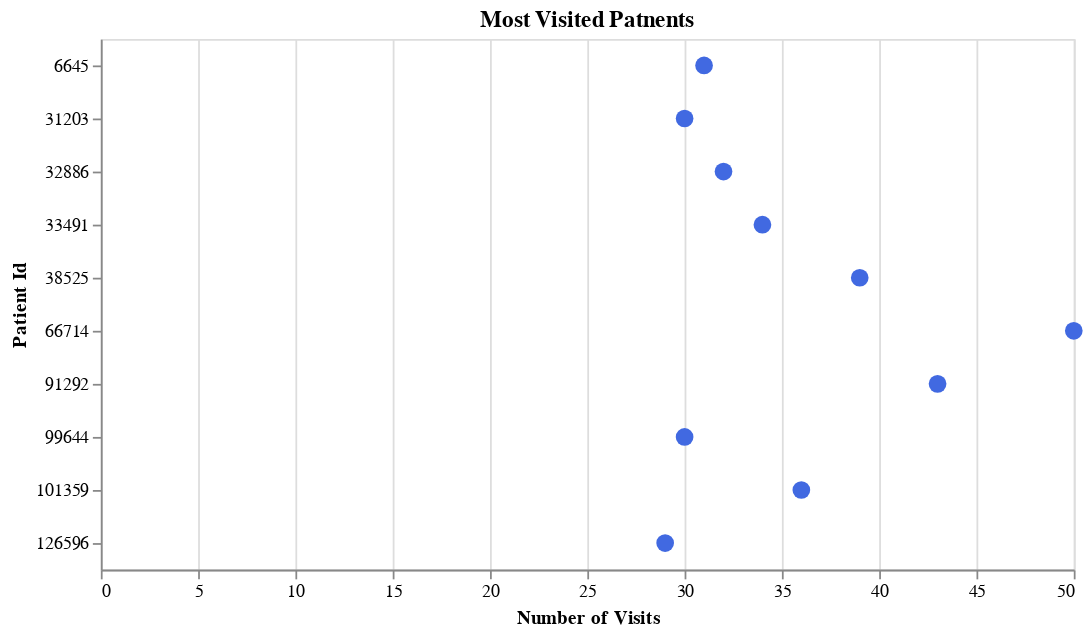

The notebook cell this image was saved under:
### Code cell
chart=alt.layer(data=temp[:10])
chart+=alt.Chart().mark_line().encode(
alt.X('total:Q',title='Number of Visits'),
alt.Y('patient:N',title='Patient Id'),
    
    detail='patient:N'
).properties(title='Most Visited Patnents',
            width=550,
            height=300)
chart+=alt.Chart().mark_point(color='royalblue',
                        size=100,
                              opacity=1,
                              filled=True
                             ).encode(
alt.X('total:Q'),
    alt.Y('patient:N'),
    tooltip=[alt.Tooltip('patient:Q'),
            alt.Tooltip('total:Q')]
)

chart

### Figure 1 — Vega-Lite specification as saved in the notebook (floating-point values rounded to 4 significant figures)
{"config": {"view": {"continuousWidth": 400, "continuousHeight": 300}}, "layer": [{"mark": "line", "encoding": {"detail": {"type": "nominal", "field": "patient"}, "x": {"type": "quantitative", "field": "total", "title": "Number of Visits"}, "y": {"type": "nominal", "field": "patient", "title": "Patient Id"}}, "height": 300, "title": "Most Visited Patnents", "width": 550}, {"mark": {"type": "point", "color": "royalblue", "filled": true, "opacity": 1, "size": 100}, "encoding": {"tooltip": [{"type": "quantitative", "field": "patient"}, {"type": "quantitative", "field": "total"}], "x": {"type": "quantitative", "field": "total"}, "y": {"type": "nominal", "field": "patient"}}}], "data": {"name": "data-4ff617f92b4e2d62c2560815d85e8300"}, "$schema": "https://vega.github.io/schema/vega-lite/v4.8.1.json", "datasets": {"data-4ff617f92b4e2d62c2560815d85e8300": [{"patient": 66714, "total": 50}, {"patient": 91292, "total": 43}, {"patient": 38525, "total": 39}, {"patient": 101359, "total": 36}, {"patient": 33491, "total": 34}, {"patient": 32886, "total": 32}, {"patient": 6645, "total": 31}, {"patient": 31203, "total": 30}, {"patient": 99644, "total": 30}, {"patient": 126596, "total": 29}]}}
